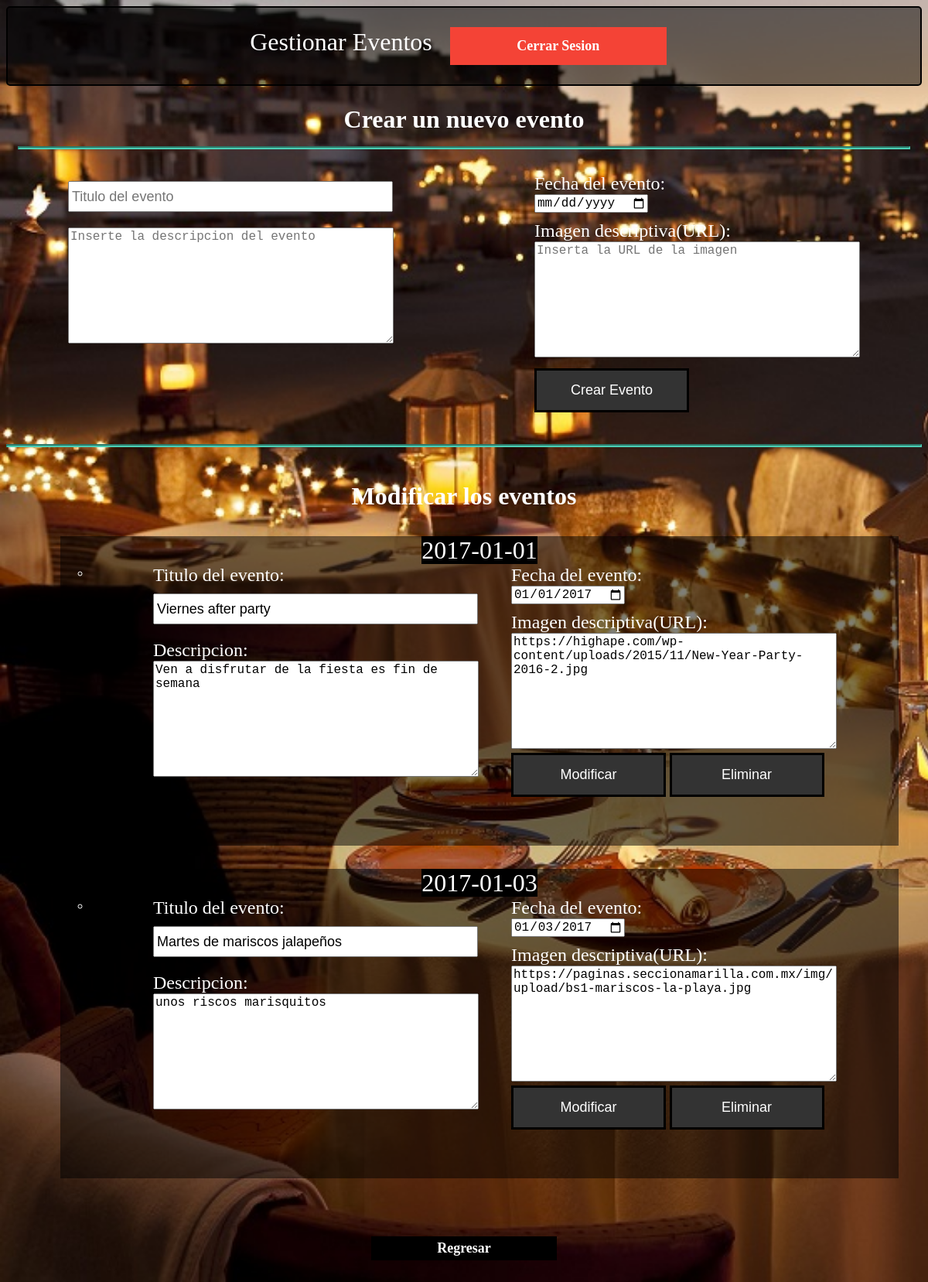
Page /Administrador/GestionarEventos.php (signed in) on the committed database.
### tables this page shows
CREATE TABLE `Eventos` (
  `idEventos` int(11) NOT NULL AUTO_INCREMENT,
  `Titulo` varchar(100) DEFAULT NULL,
  `Descripcion` varchar(500) DEFAULT NULL,
  `Fecha` date DEFAULT NULL,
  `Img` varchar(700) DEFAULT NULL,
  PRIMARY KEY (`idEventos`)
);

### Administrador/php/Conectar.php (called while the page is built, shortened)
<?php
	class Conectar
	{
		public function getConexion(){
			$mysql = new mysqli("127.0.0.1","root","linux123","RestaurantDB");
			return $mysql;
		}
		public function getEventos(){
			$consulta = "select idEventos,Titulo,Descripcion,Fecha,Img from Eventos where Fecha >= date(now());";
			$conectar = $this->getConexion();
			$resultados = $conectar->query($consulta);
			return $resultados;
		}
	}
?>

### Administrador/GestionarEventos.php (the view, shortened to what this page needs)
<!DOCTYPE html>
<html>
<head>
	<link rel="stylesheet" type="text/css" href="css/GestionarEventos.css">
</head>
<body>
<?php
require 'php/Conectar.php';
$conn = new Conectar();
$resultado = $conn->getEventos();
 ?>
	<div class="menu_principal">
		Gestionar Eventos <a href="php/logout.php">Cerrar Sesion</a>
	</div>
	<div class="contenedor-nuevo">
			<div class="titulo-nuevo">
					<label>Crear un nuevo evento</label>
					<hr>
			</div>
			<form  action="GestionarEventos.php" method="post">
				<div class="contenedor_izq">
						<input type="text" name="new_titulo" placeholder="Titulo del evento">
						<br>
						<textarea name="new_descripcion" rows="8" cols="40" placeholder="Inserte la descripcion del evento"></textarea>
				</div>
				<div class="contenedor_der">
						<label>Fecha del evento: </label>
						<br>
						<input type="date" name="new_fecha" >
						<br>
						<label>Imagen descriptiva(URL): </label>
						<br>
						<textarea name="new_image" rows="8" cols="40" placeholder='Inserta la URL de la imagen'></textarea>
					<div class="btn_crear">
						<button name="btn_new">Crear Evento</button>
					</div>
				</div>
			</form>
	</div>
	<hr>
	<div class="contenedor-modificar">
		<div class="titulo-modificar">
				<label>Modificar los eventos</label>
		</div>
		<div>
			<ul>
				<?php
						if ($resultado->num_rows > 0) {
							while ($fila = $resultado->fetch_assoc()) {
								echo "
								<li class='por_evento'>
									<span>".$fila['Fecha']."</span>
									<ul>
										<li>
											<form action='GestionarEventos.php' method='post'>
												<input type='hidden' name = 'id' value='".$fila['idEventos']."'>
												<div class='contenedor_izq'>
														<label class='txt_mod'>Titulo del evento: </label>
														<br>
														<input type='text' name='old_titulo' placeholder='Titulo' value='".$fila['Titulo']."'>
														<br>
														<label class='txt_mod'>Descripcion: </label>
														<br>
														<textarea name='old_descripcion' rows='8' cols='40' placeholder='Inserte la descripcion del eventos'>".$fila['Descripcion']."</textarea>
												</div>
												<div class='contenedor_der'>
														<label>Fecha del evento: </label>
														<br>
														<input type='date' name='old_fecha'  value='".$fila['Fecha']."'>
														<br>
														<label>Imagen descriptiva(URL): </label>
														<br>
														<textarea name='old_image' rows='8' cols='40' placeholder='Inserta la URL de la imagen'>".$fila['Img']."</textarea>
													<div>
															<button class='btn_mod' name='btn_modificar'>Modificar</button>
															<button class='btn_del' name='btn_eliminar'>Eliminar</button>
													</div>
												</div>
											</form>
										</li>
									</ul>
								</li>
								";
							}
						}
				 ?>
			</ul>
		</div>
	</div>
	<div class="atras">
		<a href="administrador.php">Regresar</a>
	</div>
</body>
</html>

### Administrador/css/GestionarEventos.css (style rules this page uses)
body { background-image: url("../img/fondo2.jpg"); background-attachment: fixed; background-repeat: repeat-y; background-size: cover; text-align: center; font-size: 100%; }
.menu_principal { margin: auto; border: 2px solid black; border-radius: 5px; padding: 10px; background: rgba(0,0,0,0.5); text-align: center; color: white; font-size: xx-large; }
a { width: 230px; margin: 15px; font-size:large; font-weight: bold; }
a:link, a:visited { background-color: #f44336; color: white; padding: 14px 25px; text-align: center; text-decoration: none; display: inline-block; }
.contenedor-nuevo { color: white; margin-top: 10px; margin-bottom: 350px; border-radius: 5px; }
.contenedor-modificar { border-radius: 5px; color: white; font-size: large; margin: 15px; padding: 15px; }
.titulo-nuevo { font-size: xx-large; font-weight: bold; padding: 15px; text-align: center; }
.titulo-nuevo hr { border-width: 2px; border-color: #4bceb4; }
hr { border-width: 2px; border-color: #4bceb4; }
.titulo-modificar { font-size: xx-large; font-weight: bold; padding: 15px; text-align: center; }
.atras { margin:15px; }
.atras a { width: 230px; margin: 15px; padding: 5px; font-size:large; font-weight: bold; }
.atras a:link,.atras a:visited { background-color: black; color: white; text-align: center; text-decoration: none; display: inline-block; }
.contenedor-modificar span { background: black; font-size: xx-large; width: 500px; }
.contenedor_izq { float: left; text-align: left; margin-left: 80px; }
.txt_mod { font-size: x-large; }
.contenedor_izq input { width: 410px; height: 30px; font-size: large; padding: 3px; margin-top: 10px; margin-bottom: 20px; }
.contenedor_izq textarea { font-size: large; }
.contenedor_der { float: right; text-align: left; margin-right: 80px; }
.contenedor_der label { font-size: x-large; margin-bottom: 10px; margin-top: 40px; }
.contenedor_der input { font-size: large; margin-bottom: 10px; }
.contenedor_der textarea { font-size: large; }
.btn_crear button { margin-top: 10px; background-color: #333; border: solid black; color: white; width: 200px; padding: 15px 32px; text-align: center; text-decoration: none; display: inline-block; font-size: large; }
.btn_mod { background-color: #333; border: solid black; color: white; width: 200px; padding: 15px 32px; text-align: center; text-decoration: none; display: inline-block; font-size: large; }
.btn_del { background-color: #333; border: solid black; color: white; width: 200px; padding: 15px 32px; text-align: center; text-decoration: none; display: inline-block; font-size: large; }
.por_evento { list-style: none; background: rgba(0,0,0,0.5); height: 400px; margin-bottom: 30px; }

### rows in the picture
eventos: Fecha "2017-01-01", old_titulo "Viernes after party", old_descripcion "Ven a disfrutar de la fiesta es fin de semana", old_fecha "01/01/2017", old_image "https://highape.com/wp-content/uploads/2015/11/New-Year-Party-2016-2.jpg"
eventos: Fecha "2017-01-03", old_titulo "Martes de mariscos jalapeños", old_descripcion "unos riscos marisquitos", old_fecha "01/03/2017", old_image "https://paginas.seccionamarilla.com.mx/img/upload/bs1-mariscos-la-playa.jpg"
